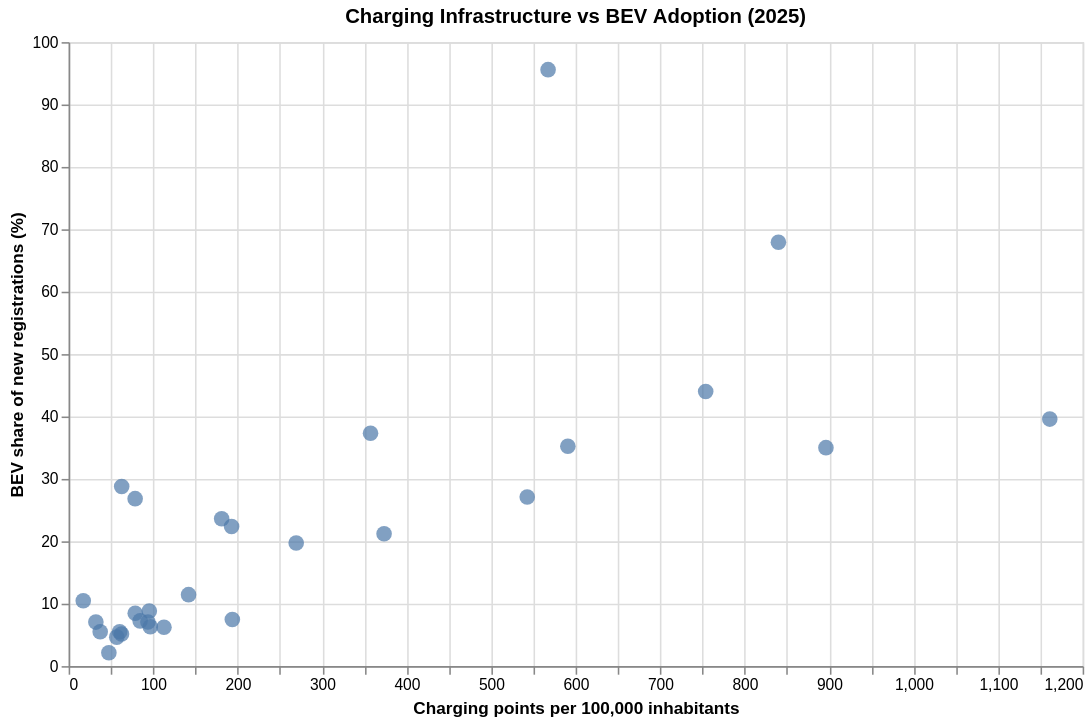

This figure's notebook cell:
### Code cell
# Visualise the relationship between charging infrastructure
# and BEV market share in 2025

charging_scatter = alt.Chart(charging_2025).mark_circle(
    size=100
).encode(
    x=alt.X(
        "charging_points_per_100k:Q",
        title="Charging points per 100,000 inhabitants"
    ),
    y=alt.Y(
        "avg_monthly_bev_share_pct:Q",
        title="BEV share of new registrations (%)"
    ),
    tooltip=[
        "country",
        "charging_points_per_100k",
        "avg_monthly_bev_share_pct"
    ]
).properties(
    title="Charging Infrastructure vs BEV Adoption (2025)",
    width=650,
    height=400
)

display(charging_scatter)

### Figure 1 — Vega-Lite specification as saved in the notebook (floating-point values rounded to 4 significant figures)
{"config": {"view": {"continuousWidth": 300, "continuousHeight": 300}}, "data": {"name": "data-1006c5c1aa49c2883968c94f5649d22c"}, "mark": {"type": "circle", "size": 100}, "encoding": {"tooltip": [{"field": "country", "type": "nominal"}, {"field": "charging_points_per_100k", "type": "quantitative"}, {"field": "avg_monthly_bev_share_pct", "type": "quantitative"}], "x": {"field": "charging_points_per_100k", "title": "Charging points per 100,000 inhabitants", "type": "quantitative"}, "y": {"field": "avg_monthly_bev_share_pct", "title": "BEV share of new registrations (%)", "type": "quantitative"}}, "height": 400, "title": "Charging Infrastructure vs BEV Adoption (2025)", "width": 650, "$schema": "https://vega.github.io/schema/vega-lite/v6.1.0.json", "datasets": {"data-1006c5c1aa49c2883968c94f5649d22c": [{"country": "Austria", "country_code": "AUT", "year": 2025, "bev_registrations": 60650.0, "avg_monthly_bev_share_pct": 21.21, "months_available": 12, "charging_points": 34330.0, "gdp_per_capita": 45580.0, "population": 9197000.0, "electricity_price": 0.3088, "electricity_periods": 2.0, "bev_registrations_per_1000_people": 6.594, "charging_points_per_100k": 373.3}, {"country": "Belgium", "country_code": "BEL", "year": 2025, "bev_registrations": 143800.0, "avg_monthly_bev_share_pct": 35.01, "months_available": 12, "charging_points": 106500.0, "gdp_per_capita": 44550.0, "population": 11880000.0, "electricity_price": 0.3535, "electricity_periods": 2.0, "bev_registrations_per_1000_people": 12.1, "charging_points_per_100k": 896.2}, {"country": "Bulgaria", "country_code": "BGR", "year": 2025, "bev_registrations": 2506.0, "avg_monthly_bev_share_pct": 5.148, "months_available": 12, "charging_points": 4030.0, "gdp_per_capita": 11470.0, "population": 6437000.0, "electricity_price": 0.1328, "electricity_periods": 2.0, "bev_registrations_per_1000_people": 0.3893, "charging_points_per_100k": 62.6}, {"country": "Croatia", "country_code": "HRV", "year": 2025, "bev_registrations": 1266.0, "avg_monthly_bev_share_pct": 2.138, "months_available": 12, "charging_points": 1844.0, "gdp_per_capita": 17770.0, "population": 3874000.0, "electricity_price": 0.1635, "electricity_periods": 2.0, "bev_registrations_per_1000_people": 0.3268, "charging_points_per_100k": 47.6}, {"country": "Cyprus", "country_code": "CYP", "year": 2025, "bev_registrations": 1474.0, "avg_monthly_bev_share_pct": 10.48, "months_available": 12, "charging_points": 170.0, "gdp_per_capita": 32460.0, "population": 983000.0, "electricity_price": 0.2853, "electricity_periods": 2.0, "bev_registrations_per_1000_people": 1.5, "charging_points_per_100k": 17.29}, {"country": "Czechia", "country_code": "CZE", "year": 2025, "bev_registrations": 13810.0, "avg_monthly_bev_share_pct": 5.516, "months_available": 12, "charging_points": 6590.0, "gdp_per_capita": 22510.0, "population": 10910000.0, "electricity_price": 0.3198, "electricity_periods": 2.0, "bev_registrations_per_1000_people": 1.266, "charging_points_per_100k": 60.41}, {"country": "Denmark", "country_code": "DNK", "year": 2025, "bev_registrations": 126400.0, "avg_monthly_bev_share_pct": 67.93, "months_available": 12, "charging_points": 50340.0, "gdp_per_capita": 60390.0, "population": 5993000.0, "electricity_price": 0.3398, "electricity_periods": 2.0, "bev_registrations_per_1000_people": 21.09, "charging_points_per_100k": 840.0}, {"country": "Estonia", "country_code": "EST", "year": 2025, "bev_registrations": 868.0, "avg_monthly_bev_share_pct": 7.253, "months_available": 12, "charging_points": 1159.0, "gdp_per_capita": 21820.0, "population": 1370000.0, "electricity_price": 0.2301, "electricity_periods": 2.0, "bev_registrations_per_1000_people": 0.6336, "charging_points_per_100k": 84.6}, {"country": "Finland", "country_code": "FIN", "year": 2025, "bev_registrations": 26750.0, "avg_monthly_bev_share_pct": 37.31, "months_available": 12, "charging_points": 20140.0, "gdp_per_capita": 43470.0, "population": 5636000.0, "electricity_price": 0.2265, "electricity_periods": 2.0, "bev_registrations_per_1000_people": 4.746, "charging_points_per_100k": 357.3}, {"country": "France", "country_code": "FRA", "year": 2025, "bev_registrations": 331200.0, "avg_monthly_bev_share_pct": 19.73, "months_available": 12, "charging_points": 185500.0, "gdp_per_capita": 38360.0, "population": 68880000.0, "electricity_price": 0.2616, "electricity_periods": 2.0, "bev_registrations_per_1000_people": 4.808, "charging_points_per_100k": 269.3}, {"country": "Greece", "country_code": "GRC", "year": 2025, "bev_registrations": 8892.0, "avg_monthly_bev_share_pct": 6.303, "months_available": 12, "charging_points": 10030.0, "gdp_per_capita": 19700.0, "population": 10370000.0, "electricity_price": 0.2343, "electricity_periods": 2.0, "bev_registrations_per_1000_people": 0.8573, "charging_points_per_100k": 96.66}, {"country": "Hungary", "country_code": "HUN", "year": 2025, "bev_registrations": 11000.0, "avg_monthly_bev_share_pct": 8.471, "months_available": 12, "charging_points": 7517.0, "gdp_per_capita": 16410.0, "population": 9540000.0, "electricity_price": 0.1061, "electricity_periods": 2.0, "bev_registrations_per_1000_people": 1.153, "charging_points_per_100k": 78.8}, {"country": "Iceland", "country_code": "ISL", "year": 2025, "bev_registrations": 6066.0, "avg_monthly_bev_share_pct": 44.02, "months_available": 12, "charging_points": 2936.0, "gdp_per_capita": 59430.0, "population": 389400.0, "electricity_price": 0.2049, "electricity_periods": 2.0, "bev_registrations_per_1000_people": 15.58, "charging_points_per_100k": 753.9}, {"country": "Ireland", "country_code": "IRL", "year": 2025, "bev_registrations": 23600.0, "avg_monthly_bev_share_pct": 28.78, "months_available": 12, "charging_points": 3416.0, "gdp_per_capita": 94930.0, "population": 5440000.0, "electricity_price": 0.3636, "electricity_periods": 2.0, "bev_registrations_per_1000_people": 4.338, "charging_points_per_100k": 62.79}, {"country": "Italy", "country_code": "ITA", "year": 2025, "bev_registrations": 94970.0, "avg_monthly_bev_share_pct": 6.24, "months_available": 12, "charging_points": 66500.0, "gdp_per_capita": 33260.0, "population": 58940000.0, "electricity_price": 0.3128, "electricity_periods": 2.0, "bev_registrations_per_1000_people": 1.611, "charging_points_per_100k": 112.8}, {"country": "Latvia", "country_code": "LVA", "year": 2025, "bev_registrations": 1602.0, "avg_monthly_bev_share_pct": 7.076, "months_available": 12, "charging_points": 1746.0, "gdp_per_capita": 17450.0, "population": 1861000.0, "electricity_price": 0.2446, "electricity_periods": 2.0, "bev_registrations_per_1000_people": 0.861, "charging_points_per_100k": 93.84}, {"country": "Lithuania", "country_code": "LTU", "year": 2025, "bev_registrations": 3150.0, "avg_monthly_bev_share_pct": 7.482, "months_available": 12, "charging_points": 5600.0, "gdp_per_capita": 20690.0, "population": 2891000.0, "electricity_price": 0.2032, "electricity_periods": 2.0, "bev_registrations_per_1000_people": 1.09, "charging_points_per_100k": 193.7}, {"country": "Luxembourg", "country_code": "LUX", "year": 2025, "bev_registrations": 12660.0, "avg_monthly_bev_share_pct": 27.09, "months_available": 12, "charging_points": 3701.0, "gdp_per_capita": 102800.0, "population": 682000.0, "electricity_price": 0.2665, "electricity_periods": 2.0, "bev_registrations_per_1000_people": 18.57, "charging_points_per_100k": 542.7}, {"country": "Malta", "country_code": "MLT", "year": 2025, "bev_registrations": 1711.0, "avg_monthly_bev_share_pct": 26.84, "months_available": 12, "charging_points": 452.0, "gdp_per_capita": 34360.0, "population": 574200.0, "electricity_price": 0.1278, "electricity_periods": 2.0, "bev_registrations_per_1000_people": 2.98, "charging_points_per_100k": 78.71}, {"country": "Netherlands", "country_code": "NLD", "year": 2025, "bev_registrations": 159200.0, "avg_monthly_bev_share_pct": 39.59, "months_available": 12, "charging_points": 209500.0, "gdp_per_capita": 51400.0, "population": 18040000.0, "electricity_price": 0.2468, "electricity_periods": 2.0, "bev_registrations_per_1000_people": 8.825, "charging_points_per_100k": 1161.0}, {"country": "Norway", "country_code": "NOR", "year": 2025, "bev_registrations": 172200.0, "avg_monthly_bev_share_pct": 95.59, "months_available": 12, "charging_points": 31740.0, "gdp_per_capita": 66720.0, "population": 5594000.0, "electricity_price": 0.1954, "electricity_periods": 2.0, "bev_registrations_per_1000_people": 30.79, "charging_points_per_100k": 567.4}, {"country": "Poland", "country_code": "POL", "year": 2025, "bev_registrations": 43310.0, "avg_monthly_bev_share_pct": 7.055, "months_available": 12, "charging_points": 11760.0, "gdp_per_capita": 17210.0, "population": 36500000.0, "electricity_price": 0.2634, "electricity_periods": 2.0, "bev_registrations_per_1000_people": 1.187, "charging_points_per_100k": 32.23}, {"country": "Portugal", "country_code": "PRT", "year": 2025, "bev_registrations": 52260.0, "avg_monthly_bev_share_pct": 23.62, "months_available": 12, "charging_points": 20620.0, "gdp_per_capita": 22670.0, "population": 11390000.0, "electricity_price": 0.2412, "electricity_periods": 2.0, "bev_registrations_per_1000_people": 4.589, "charging_points_per_100k": 181.1}, {"country": "Romania", "country_code": "ROU", "year": 2025, "bev_registrations": 8849.0, "avg_monthly_bev_share_pct": 5.497, "months_available": 12, "charging_points": 7112.0, "gdp_per_capita": 13300.0, "population": 19040000.0, "electricity_price": 0.2405, "electricity_periods": 2.0, "bev_registrations_per_1000_people": 0.4647, "charging_points_per_100k": 37.35}, {"country": "Slovakia", "country_code": "SVK", "year": 2025, "bev_registrations": 4376.0, "avg_monthly_bev_share_pct": 4.646, "months_available": 12, "charging_points": 3086.0, "gdp_per_capita": 19540.0, "population": 5419000.0, "electricity_price": 0.187, "electricity_periods": 2.0, "bev_registrations_per_1000_people": 0.8075, "charging_points_per_100k": 56.94}, {"country": "Slovenia", "country_code": "SVN", "year": 2025, "bev_registrations": 6419.0, "avg_monthly_bev_share_pct": 11.45, "months_available": 12, "charging_points": 3024.0, "gdp_per_capita": 25940.0, "population": 2131000.0, "electricity_price": 0.1966, "electricity_periods": 2.0, "bev_registrations_per_1000_people": 3.012, "charging_points_per_100k": 141.9}, {"country": "Spain", "country_code": "ESP", "year": 2025, "bev_registrations": 105600.0, "avg_monthly_bev_share_pct": 8.842, "months_available": 12, "charging_points": 46900.0, "gdp_per_capita": 28260.0, "population": 49130000.0, "electricity_price": 0.2641, "electricity_periods": 2.0, "bev_registrations_per_1000_people": 2.149, "charging_points_per_100k": 95.47}, {"country": "Sweden", "country_code": "SWE", "year": 2025, "bev_registrations": 100400.0, "avg_monthly_bev_share_pct": 35.23, "months_available": 12, "charging_points": 62550.0, "gdp_per_capita": 49250.0, "population": 10590000.0, "electricity_price": 0.2682, "electricity_periods": 2.0, "bev_registrations_per_1000_people": 9.479, "charging_points_per_100k": 590.8}, {"country": "Switzerland", "country_code": "CHE", "year": 2025, "bev_registrations": 53250.0, "avg_monthly_bev_share_pct": 22.38, "months_available": 12, "charging_points": 17450.0, "gdp_per_capita": 83000.0, "population": 9051000.0, "electricity_price": null, "electricity_periods": null, "bev_registrations_per_1000_people": 5.883, "charging_points_per_100k": 192.8}]}}
